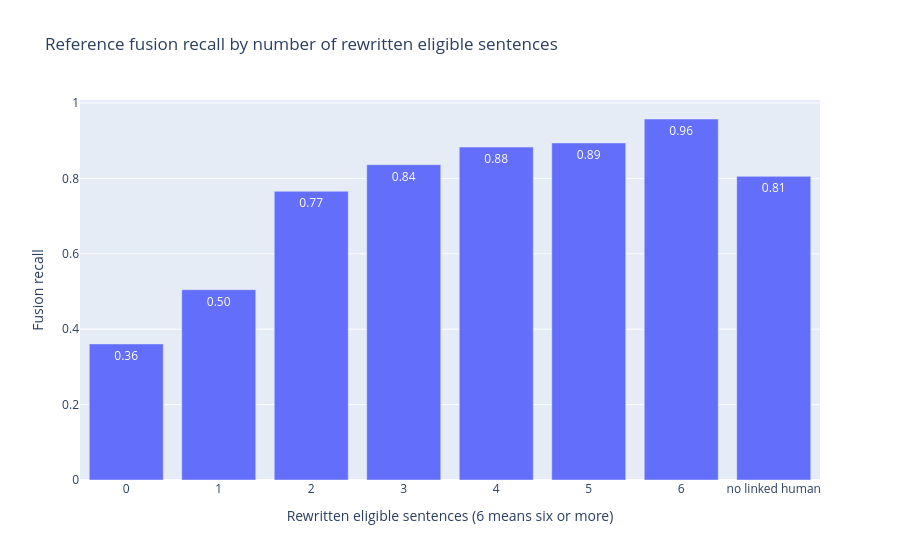

The notebook cell saved with this chart:
### Code cell
reference = pl.read_parquet(RESULTS / "reference/holdout_probabilities.parquet")
holdout = assignments.filter(pl.col("partition") == "validation").join(
    reference.select("id", pl.col("prediction").alias("reference")), on="id", validate="1:1"
)
extent = (
    holdout.filter(pl.col("label") == "fusion")
    .with_columns(
        pl.when(pl.col("rewritten_sentences").is_null())
        .then(pl.lit("no linked human"))
        .otherwise(pl.col("rewritten_sentences").clip(upper_bound=6).cast(pl.String))
        .alias("rewritten_sentences")
    )
    .group_by("rewritten_sentences")
    .agg(
        pl.len().alias("fusion_documents"),
        (pl.col("reference") == "fusion").mean().alias("recall"),
        (pl.col("reference") == "human").mean().alias("predicted_human"),
    )
    .sort("rewritten_sentences")
)
display(extent)
display(
    px.bar(
        extent,
        x="rewritten_sentences",
        y="recall",
        text_auto=".2f",
        title="Reference fusion recall by number of rewritten eligible sentences",
        labels={
            "rewritten_sentences": "Rewritten eligible sentences (6 means six or more)",
            "recall": "Fusion recall",
        },
    )
)
relatives = (
    pairs.filter(pl.col("partition_other") == "development")
    .group_by("id")
    .agg(pl.col("label_other").unique().sort().str.join("+").alias("development_relatives"))
)
leakage = (
    holdout.join(relatives, on="id", how="left")
    .with_columns(pl.col("development_relatives").fill_null("none"))
    .filter(pl.col("label").is_in(["human", "fusion"]))
    .group_by("label", "development_relatives")
    .agg(
        pl.len().alias("documents"),
        (pl.col("reference") == pl.col("label")).mean().alias("recall"),
        (pl.col("reference") == "human").mean().alias("predicted_human"),
        (pl.col("reference") == "fusion").mean().alias("predicted_fusion"),
    )
    .sort("label", "development_relatives")
)
balance = (
    holdout.group_by("is_family_clean")
    .agg(
        pl.len().alias("documents"),
        (pl.col("label") == "human").sum().alias("true_human"),
        (pl.col("reference") == "human").sum().alias("predicted_human"),
        (pl.col("label") == "fusion").sum().alias("true_fusion"),
        (pl.col("reference") == "fusion").sum().alias("predicted_fusion"),
    )
    .sort("is_family_clean")
)
display(leakage, balance)

### Figure 1 — Plotly figure (JSON) as saved in the notebook; plotly's stock layout.template omitted (floating-point values rounded to 4 significant figures)
{"data": [{"hovertemplate": "Rewritten eligible sentences (6 means six or more)=%{x}<br>Fusion recall=%{y}<extra></extra>", "legendgroup": "", "marker": {"color": "#636efa", "pattern": {"shape": ""}}, "name": "", "orientation": "v", "showlegend": false, "textposition": "auto", "texttemplate": "%{y:.2f}", "type": "bar", "x": ["0", "1", "2", "3", "4", "5", "6", "no linked human"], "xaxis": "x", "y": [0.3609, 0.5048, 0.7658, 0.8363, 0.883, 0.8941, 0.9576, 0.8054], "yaxis": "y"}], "layout": {"barmode": "relative", "legend": {"tracegroupgap": 0}, "title": {"text": "Reference fusion recall by number of rewritten eligible sentences"}, "xaxis": {"anchor": "y", "domain": [0.0, 1.0], "title": {"text": "Rewritten eligible sentences (6 means six or more)"}}, "yaxis": {"anchor": "x", "domain": [0.0, 1.0], "title": {"text": "Fusion recall"}}}}
